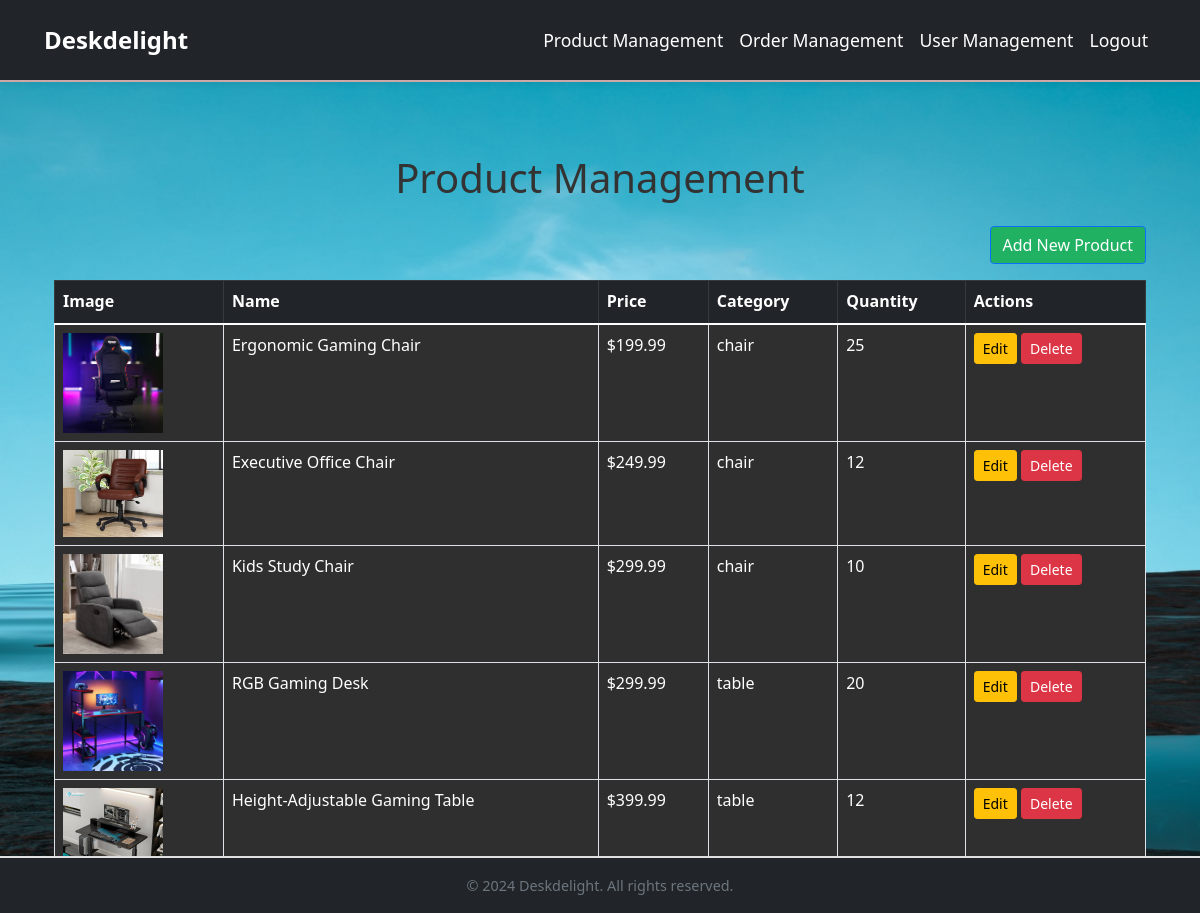
The page /product_management/ (signed in) on the database as committed earlier.
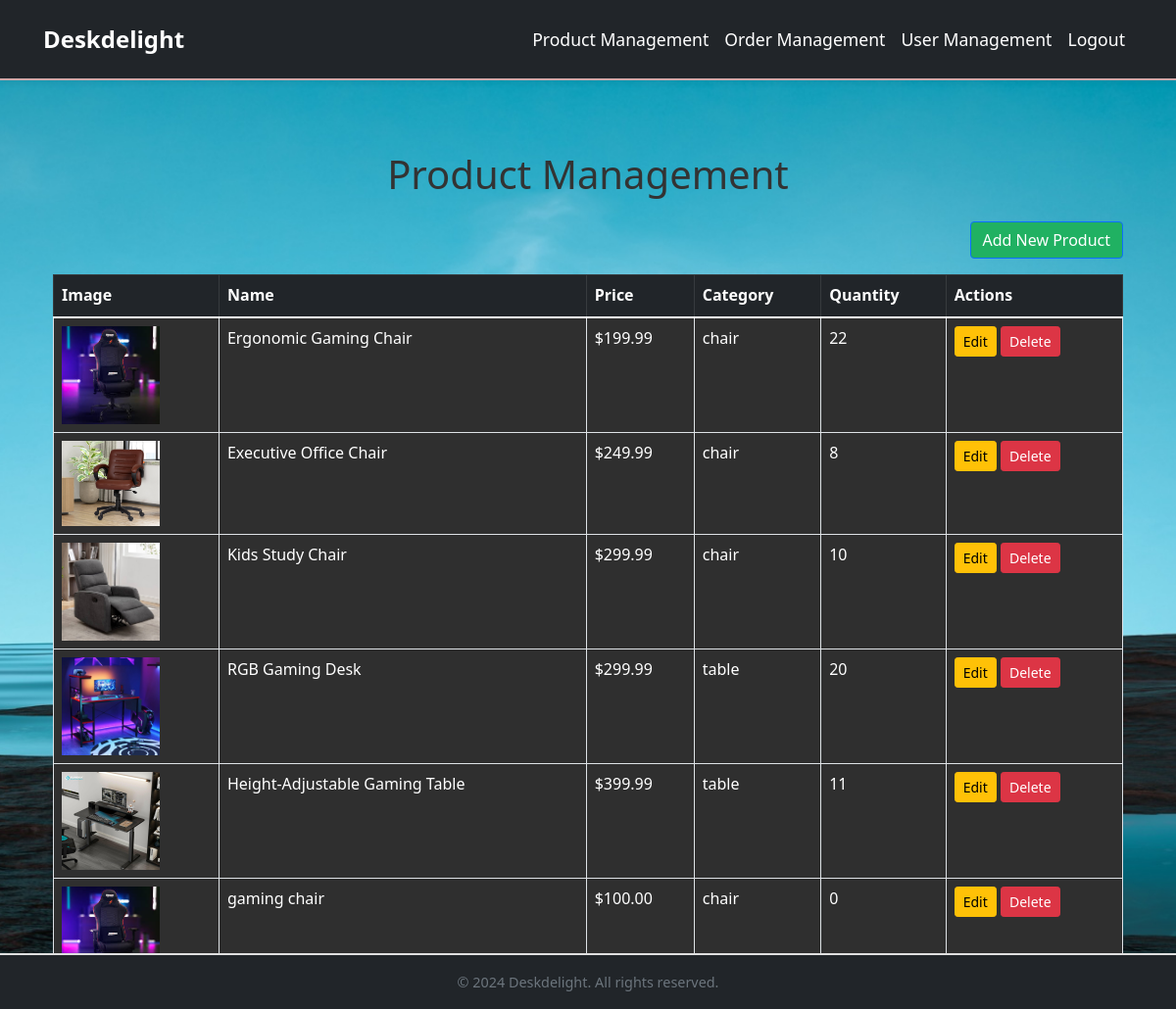
The same page on the database as committed later.
### myapp/models.py (models this page shows, shortened)
class Product(models.Model):
    CATEGORY_CHOICES = [
        ('chair', 'Chair'),
        ('table', 'Table'),
    ]
    name = models.CharField(max_length=255)
    description = models.TextField()
    price = models.DecimalField(max_digits=10, decimal_places=2)
    image = models.ImageField(upload_to='products/', default='products/default.jpg')
    category = models.CharField(
        max_length=50,
        choices=CATEGORY_CHOICES,
        default='chair'
    )
    quantity_available = models.PositiveIntegerField(default=0)  # Track available stock

### myapp/views.py (the view)
# urls.py: path('product_management/', views.product_management, name='product_management'),
def product_management(request):
    if not request.user.is_authenticated or not request.user.is_staff:
        messages.error(request, "You are not authorized to view this page.")
        return redirect('admin_login')
    products = Product.objects.all()
    return render(request, 'admin_product_management.html', {'products': products})

### templates/admin_product_management.html (shortened to what this page needs)
{% extends 'admin_base.html' %}
{% block content %}
<div class="container mt-5">
    <h1 class="text-center mb-4">Product Management</h1>
    <div class="text-end mb-3">
        <a href="{% url 'add_product' %}" class="btn btn-primary" style="background-color: #20b162;">Add New Product</a>
    </div>
    <div class="table-responsive">
        <table class="table table-bordered table-hover" style="background-color: #2f2f2f; color: #fff;">
            <thead class="table-dark">
                <tr>
                    <th>Image</th>
                    <th>Name</th>
                    <th>Price</th>
                    <th>Category</th>
                    <th>Quantity</th>
                    <th>Actions</th>
                </tr>
            </thead>
            <tbody>
                {% for product in products %}
                <tr>
                    <td>
                        <img src="{{ product.image.url }}" alt="{{ product.name }}" style="max-width: 100px; height: auto;">
                    </td>
                    <td>{{ product.name }}</td>
                    <td>${{ product.price }}</td>
                    <td>{{ product.category }}</td>
                    <td>{{ product.quantity_available }}</td>
                    <td>
                        <a href="{% url 'edit_product' product.id %}" class="btn btn-warning btn-sm">Edit</a>
                        <a href="{% url 'delete_product' product.id %}" class="btn btn-danger btn-sm" onclick="return confirm('Are you sure you want to delete this product?');">Delete</a>
                    </td>
                </tr>
                {% empty %}
                <tr>
                    <td colspan="6" class="text-center">No products available.</td>
                </tr>
                {% endfor %}
            </tbody>
        </table>
    </div>
</div>
{% endblock %}

### templates/admin_base.html (shortened to what this page needs)
{% load static %}
<!DOCTYPE html>
<html lang="en">
<head>
    <link href="https://cdn.jsdelivr.net/npm/bootstrap@5.1.3/dist/css/bootstrap.min.css" rel="stylesheet">
    <link rel="stylesheet" href="{% static 'admin.css' %}">
</head>
<body style="background: url('{% static 'img/background.jpg' %}') no-repeat center center fixed; background-size: cover; color: #333; line-height: 1.6; margin: 0; padding: 0; display: flex; flex-direction: column; min-height: 100vh;">
    <nav class="navbar navbar-expand-lg navbar-dark bg-dark py-3">
        <div class="container-fluid">
            <a class="navbar-brand" href="{% url 'index' %}">Deskdelight</a>
            <div class="collapse navbar-collapse" id="adminNavbar">
                <ul class="navbar-nav ms-auto">
                    <li class="nav-item">
                        <a class="nav-link" href="{% url 'product_management' %}">Product Management</a>
                    </li>
                    <li class="nav-item">
                        <a class="nav-link" href="{% url 'admin_order_management' %}">Order Management</a>
                    </li>
                    <li class="nav-item">
                        <a class="nav-link" href="{% url 'user_management' %}">User Management</a>
                    </li>
                    <li class="nav-item">
                        <a class="nav-link logout" href="{% url 'logout_view' %}">Logout</a>
                    </li>
                </ul>
            </div>
        </div>
    </nav>
    <div class="container mt-4" style="flex-grow: 1;">
        {% block content %}{% endblock %}
    </div>
    <footer class="bg-dark text-center py-3 mt-auto text-white">
        <p class="mb-0">&copy; 2024 Deskdelight. All rights reserved.</p>
    </footer>
</body>
</html>

### static/admin.css (style rules this page uses)
.navbar { background-color: #724949; border-bottom: 2px solid #cea7a7; padding: 1rem 2rem; box-shadow: 0 4px 6px rgba(0, 0, 0, 0.05); }
.navbar-brand { font-weight: 700; font-size: 1.5rem; color: white !important; }
.nav-link { color: white !important; font-size: 1.1rem; transition: color 0.3s ease; padding: 0.5rem 1rem; }
footer { background-color: #ffffff; border-top: 2px solid #e0e0e0; padding: 2rem 0; text-align: center; position: fixed; width: 100%; bottom: 0; }
footer p { color: #6c757d; font-size: 0.9rem; margin-bottom: 0; }

### templates/admin_product_management.html (style rules this page uses)
.table tbody td { color: #fff !important; }

Rows that differ between the two databases and show on the page:
changed Product "Ergonomic Gaming Chair": quantity_available "25" → "22"
changed Product "Executive Office Chair": quantity_available "12" → "8"
changed Product "Height-Adjustable Gaming Table": quantity_available "12" → "11"
added Product: image (picture), name "gaming chair", price "100.00", category "chair", quantity_available "0"
